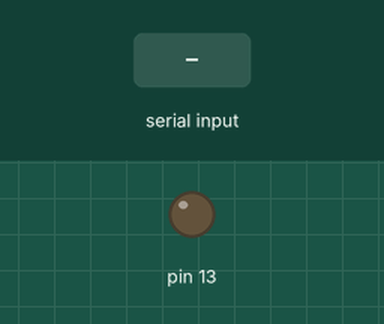
Simulated run of this sketch. Board: Arduino Uno, built with avr-gcc and run on an emulated ATmega328P. On the bench: output pins drawn as LEDs (lit = HIGH). Dashed ring = blinking. The inputs (shaded band) are chosen by the test bench.

Above: at 1.2 s.
1.3 s: "90,45\n" received over Serial
At 1.7 s:
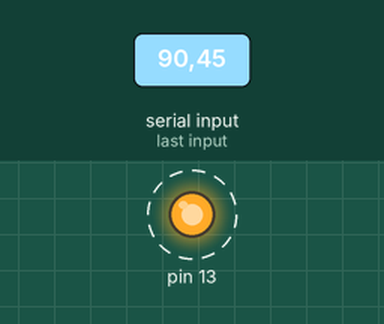
Timing chart, 0 to 10.3 s (numbered marks = the images above; inputs shaded):
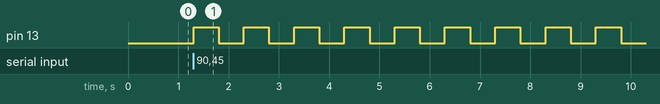

The sketch:

arduino.ino
```cpp
void setup() {
  Serial.begin(9600);
  pinMode(13, OUTPUT);
}

void loop() {
 if (Serial.available() > 0) {
    blinkLED(Serial.parseInt());
  }
}

void blinkLED(int count) {
  for (int i=0; i< count; i++) {
    digitalWrite(13, HIGH);
    delay(500);
    digitalWrite(13, LOW);
    delay(500);
  }
}
```

Measured:
- after the input at 1.3 s, pin 13: alternates HIGH for 0.50 s and LOW for 0.50 s, starting at once
